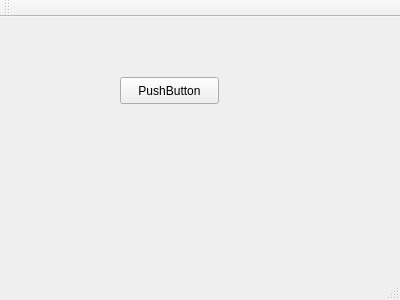
<?xml version="1.0" encoding="UTF-8"?>
<ui version="4.0">
 <class>MainWindow</class>
 <widget class="QMainWindow" name="MainWindow">
  <property name="geometry">
   <rect>
    <x>0</x>
    <y>0</y>
    <width>400</width>
    <height>300</height>
   </rect>
  </property>
  <property name="windowTitle">
   <string>MainWindow</string>
  </property>
  <widget class="QWidget" name="centralWidget">
   <widget class="QPushButton" name="pushButton">
    <property name="geometry">
     <rect>
      <x>120</x>
      <y>60</y>
      <width>99</width>
      <height>27</height>
     </rect>
    </property>
    <property name="text">
     <string>PushButton</string>
    </property>
   </widget>
  </widget>
  <widget class="QMenuBar" name="menuBar">
   <property name="geometry">
    <rect>
     <x>0</x>
     <y>0</y>
     <width>400</width>
     <height>25</height>
    </rect>
   </property>
  </widget>
  <widget class="QToolBar" name="mainToolBar">
   <attribute name="toolBarArea">
    <enum>TopToolBarArea</enum>
   </attribute>
   <attribute name="toolBarBreak">
    <bool>false</bool>
   </attribute>
  </widget>
  <widget class="QStatusBar" name="statusBar"/>
 </widget>
 <layoutdefault spacing="6" margin="11"/>
 <resources/>
 <connections/>
</ui>
